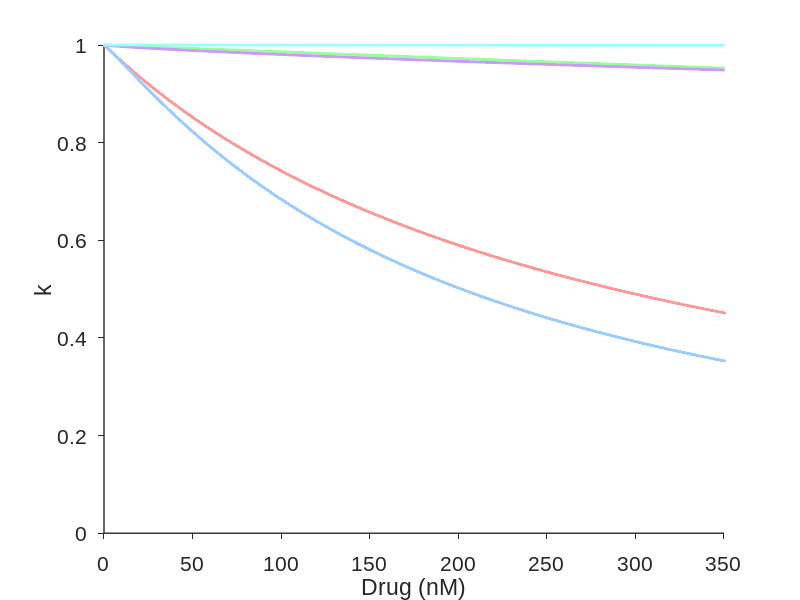

Write MATLAB code to recreate this figure. (Note: this script raises an error after producing the figure.)
clear; close all; clc

color_list = {[1, 0.6, 0.6], [0.6, 1, 0.6], [0.6, 0.8, 1], [1, 0.8, 0.6], [0.8, 0.6, 1], [0.6, 1, 1], [1, 0.6, 1]}; 
% Order: IKr, INaL, ICaL, INa, Ito, IK1, IKs
%Dofetilide
% IC50 = [4.9, 753160.4, 260.3, 380.5, 18.8, 394.3 ];
% nh = [0.9, 0.3, 1.2, 0.9, 0.8, 0.8];
% MW = 441.567;%  %g/mol

%Quinidine
% IC50 = [992, 9417, 51592.3, 12329, 3487.4, 39589919, 4898.9 ];
% nh = [0.8, 1.3, 0.6, 1.5, 1.3, 0.4, 1.4];
% MW = 782.94;   %g/mol

%Verapamil HCl
IC50 = [288, 7028, 201.8, nan, 13429.2, 349000000, nan];
nh = [1, 1, 1.1, 1, 0.8, 0.3, 1];
MW = 491.06;   %g/mol

% Ranozaline
% IC50 = [8270, 7884.5, 0, 68774, 0, 0, 36155020];
% nh = [0.9, 0.9, 1, 1.4, 1, 1, 0.5];
% MW = 427.537;   %g/mol

% Diltiazem
% IC50 = [13150, 21868.5, 112.1, 110859, 2820000000];
% nh = [0.9, 0.7, 0.7, 0.7, 0.2];
% MW = 414.519;   %g/mol


%%
k_male = zeros(length(nh),1);
k_female = zeros(length(nh),1);

for i = 1: length(nh)
%nM
nh_i = nh(i);%0.8;%0.9;
IC50_i = IC50(i);
d = [0: 0.0001: 100].*IC50_i;
k = 1./ (1+ (d./IC50_i).^nh_i);

male_conc = 84.0636*1000/MW;  %1425*1000/MW; 
female_conc = 164.3727*1000/MW; %2065*1000/MW;
[min_val_male, idx_male_k] = min(abs(d -male_conc));
[min_val_female, idx_female_k] = min(abs(d -female_conc));

k_male(i) = k(idx_male_k);   k_female(i) = k(idx_female_k); 

figure(1);hold on; set(gcf, 'color', 'w'); 
plot(d, k, '.-', 'LineWidth',2, 'Color', color_list{i});
xlabel('Drug (nM)'); ylabel('k');
set(findobj(gcf,'type','axes'), 'FontName','Arial','FontSize',15, 'LineWidth', 1, 'box', 'off', 'tickdir', 'out');
xlim([0, 350]); %xlim([0, 2700]); 
ylim([0, 1])

% figure(2);hold on; set(gcf, 'color', 'w'); 
% plot(d*MW/1000, k, '.-', 'LineWidth',2); 
% xlabel('Drug (ng/mL)'); ylabel('k');
% set(findobj(gcf,'type','axes'), 'FontName','Arial','FontSize',15, 'LineWidth', 1, 'box', 'off', 'tickdir', 'out');
end
                     
figure(1); hold on;
xline(male_conc, '-', 'Male', 'Color', 'k' , 'Linewidth', 1.5); 
xline(female_conc, '-', 'Female', 'Color','k', 'Linewidth', 1.5 ); 
legend('IKr', 'INaL', 'ICaL', 'INa', 'Ito', 'IK1', 'IKs') ;

